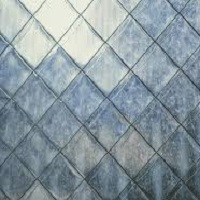
%> input picture img/A.jpg, 200 x 200 px
$ octave --eval "result = expand(imread('img/A.jpg'));"   (GNU Octave 9; MATLAB toolbox functions it lacks are replaced by stand-ins)
%> lines starting %> are read from the running program, lines starting %| are printed output that depends on the picture
function g = expand(I)

    % Input:
    % I: the input image
    % Output:
    % g: the image after the expand operation

    % Create the expanded image.
    % The new image should be twice the size of the original image.
    % Every second row and column is filled with the rows and columns of the original image
    %   1st row of I -> 1st row of expanded image
    %   2nd row of I -> 3rd row of expanded image
    %   3rd row of I -> 5th row of expanded image...

    rows = size(I, 1);
%> rows = 200
    cols = size(I, 2);
%> cols = 200
    expout = zeros([2*rows 2*cols 3]);
    expout(1:2:2*rows,1:2:2*cols,:) = I;
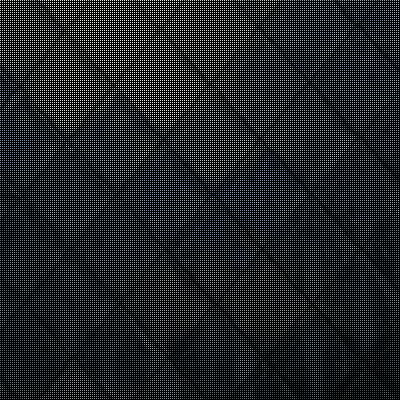
%> expout: size 400x400x3 double; mean R, G, B 34.4, 38, 39.7


    % Gaussian kernel of size 5x5 and standard deviation equal to 1.
    ker = fspecial('gaussian',5,1);

    % Convolve the input image with the filter kernel
    % Multiply the output of the filtering with a factor of 4
    expout = imfilter(expout, ker, 'conv');
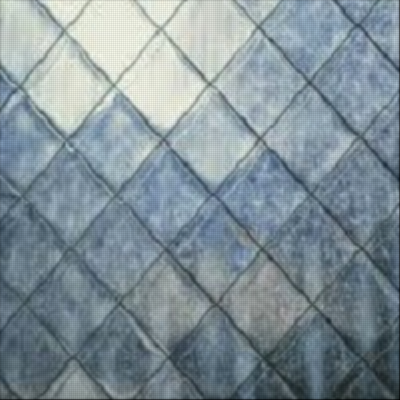
%> expout: size 400x400x3 double; mean R, G, B 34.3, 37.8, 39.6; drawn with min black and max white
    expout = 4*expout;
    g = expout;
end

$ run again, on img/img1.png
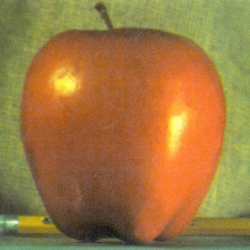
%> input picture img/img1.png, 250 x 250 px
%> in expand, `expout(1:2:2*rows,1:2:2*cols,:) = I;`:
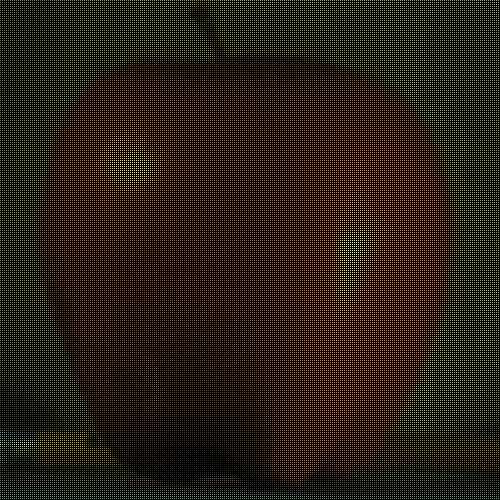
%> expout: size 500x500x3 double; mean R, G, B 39.8, 29.9, 16.2

$ run again, on img/img2.png
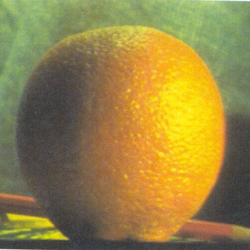
%> input picture img/img2.png, 250 x 250 px
%> in expand, `expout(1:2:2*rows,1:2:2*cols,:) = I;`:
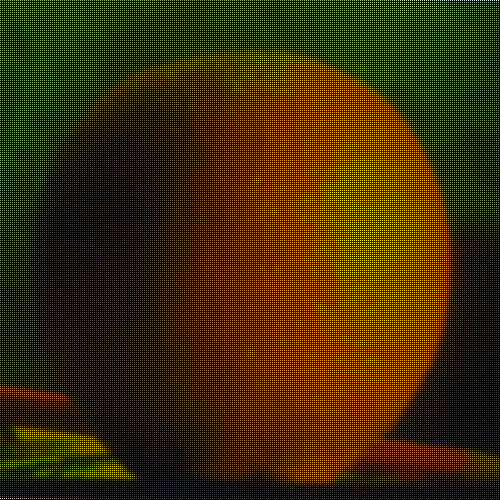
%> expout: size 500x500x3 double; mean R, G, B 37.5, 33, 17.3
